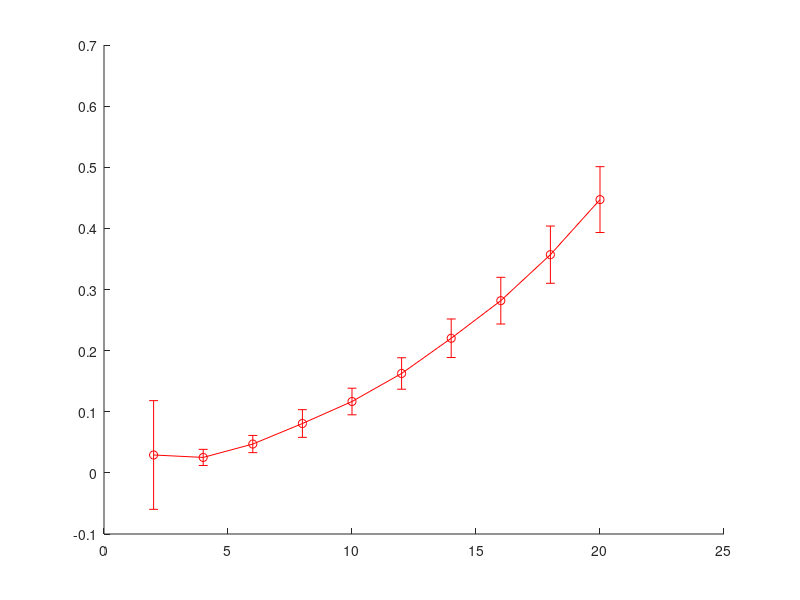

MATLAB code to generate this figure: (Note: this script raises an error after producing the figure.)
% graphs
%  used for the graphs in the following paper
%  "Density Estimation in Infinite Dimensional Exponential Families" 
%   by Bharath Sriperumbudur, Kenji Fukumizu, Arthur Gretton, Aapo
%   Hyvarinen and Revant Kumar, Journal of Machine Learning Research 2017 
%--------------------------------------------------------------------------

close all;

PRN=1;


dim=[2 4 6 8 10 12 14 16 18 20];
n=[100 200 300 400 500];

%  Gaussian 



kde_gauss_d=[
500	2	0.027008	0.015778	0.991078	0.003904
500	4	0.110518	0.010424	0.980256	0.005765
500	6	0.289641	0.018392	0.963430	0.007449
500	8	0.564937	0.031854	0.940379	0.008713
500	10	0.929083	0.042940	0.911176	0.010306
500	12	1.376057	0.052803	0.875832	0.011363
500	14	1.886278	0.069615	0.838066	0.012321
500	16	2.451274	0.081074	0.796901	0.010858
500	18	3.059019	0.089798	0.750554	0.014849
500	20	3.712199	0.102881	0.701854	0.024851
];

kde_gauss_n=[
100	7	0.430135	0.055803	0.881111	0.024101
200	7	0.416414	0.042877	0.925579	0.017328
300	7	0.419343	0.031322	0.943024	0.009971
400	7	0.416585	0.023343	0.946368	0.008726
500	7	0.413765	0.024421	0.953360	0.007319
];

score_gauss_d = [
500	2	0.029271	0.088894	9.967109e-01	7.058296e-03
500	4	0.025286	0.013200	9.974033e-01	1.956023e-03
500	6	0.047184	0.014078	9.957782e-01	1.486380e-03
500	8	0.080765	0.022615	9.927796e-01	4.308311e-03
500	10	0.116766	0.021746	9.904412e-01	3.600105e-03
500	12	0.162620	0.025723	9.872208e-01	3.266548e-03
500	14	0.220234	0.031539	9.836682e-01	3.460585e-03
500	16	0.281739	0.038204	9.796329e-01	4.685804e-03
500	18	0.357014	0.046828	9.762506e-01	3.751798e-03
500	20	0.447096	0.053868	9.718895e-01	5.225880e-03
];

score_gauss_n=[
100	7	0.297618	0.100766	9.776322e-01	6.002034e-03
200	7	0.146044	0.052354	9.874892e-01	4.742516e-03
300	7	0.096406	0.029817	9.908737e-01	4.860536e-03
400	7	0.078637	0.021061	9.925466e-01	3.483150e-03
500	7	0.063273	0.016809	9.943615e-01	1.978836e-03
];



figure
errorbar(score_gauss_d(:,2),score_gauss_d(:,3),score_gauss_d(:,4),...
    'ro-','LineWidth', 2,'MarkerFaceColor','r');
axis([1 21 0 4]);
xlabel('Dimension','FontName','Arial','FontSize',18);
ylabel('Socre objective function','FontName','Arial','FontSize',18);
hold on;
errorbar(kde_gauss_d(:,2),kde_gauss_d(:,3),kde_gauss_d(:,4),...
    'bs:','LineWidth', 2,'MarkerFaceColor','b');
legend('Score match', 'KDE','Location','Northwest');
set(gca,'FontName','Arial','FontSize',18);
title('Gaussian distribution: n = 500');
hold off;
if PRN
    fgname=sprintf('Gauss_dimension_score_new.eps');
    print('-depsc', fgname);
end

figure
errorbar(score_gauss_n(:,1),score_gauss_n(:,3),score_gauss_n(:,4),...
    'ro-','LineWidth', 2,'MarkerFaceColor','r');
axis([50 550 0 0.6]);
xlabel('Sample Size','FontName','Arial','FontSize',18);
ylabel('Socre objective function','FontName','Arial','FontSize',18);
hold on;
errorbar(kde_gauss_n(:,1),kde_gauss_n(:,3),kde_gauss_n(:,4),...
    'bs:','LineWidth', 2,'MarkerFaceColor','b');
legend('Score match', 'KDE');
set(gca,'FontName','Arial','FontSize',18);
title('Gaussian distribution: d = 7');
hold off;
if PRN
    fgname=sprintf('Gauss_datasize_score_new.eps');
    print('-depsc', fgname);
end

%correlation
figure
errorbar(score_gauss_d(:,2),score_gauss_d(:,5),score_gauss_d(:,6),...
    'ro-','LineWidth', 2,'MarkerFaceColor','r');
axis([1 21 0.65 1.0]);
xlabel('Dimension','FontName','Arial','FontSize',18);
ylabel('Correlation','FontName','Arial','FontSize',18);
hold on;
errorbar(kde_gauss_d(:,2),kde_gauss_d(:,5),kde_gauss_d(:,6),...
    'bs:','LineWidth', 1.5,'MarkerFaceColor','b');
legend('Score match', 'KDE','Location','Southwest');
set(gca,'FontName','Arial','FontSize',18);
title('Gaussian distribution: n = 500');
hold off;
if PRN
    fgname=sprintf('Gauss_dimensoin_corr_new.eps');
    print('-depsc', fgname);
end

figure
errorbar(score_gauss_n(:,1),score_gauss_n(:,5),score_gauss_n(:,6),...
    'ro-','LineWidth', 2,'MarkerFaceColor','r');
axis([50 550 0.8 1]);
xlabel('Sample Size','FontName','Arial','FontSize',18);
ylabel('Correlation','FontName','Arial','FontSize',18);
hold on;
errorbar(kde_gauss_n(:,1),kde_gauss_n(:,5),kde_gauss_n(:,6),...
    'bs:','LineWidth', 2,'MarkerFaceColor','b');
legend('Score match', 'KDE','Location','Southeast');
set(gca,'FontName','Arial','FontSize',18);
title('Gaussian distribution: d = 7');
hold off;
if PRN
    fgname=sprintf('Gauss_datasize_corr_new.eps');
    print('-depsc', fgname);
end



%  Gaussian mixture

kde_gm_d=[
300 2 0.044640 0.016120 0.983560 0.006628
300 4 0.207280 0.055036 0.962107 0.011940
300 6 0.325189 0.097650 0.917177 0.018596
300 8 0.554308 0.043383 0.877444 0.033603
300 10 0.892611 0.094547 0.838866 0.050134
300 12 1.302024 0.177183 0.797976 0.064770
300 14 1.768008 0.279702 0.747725 0.077537
300 16 2.278649 0.410303 0.695050 0.088735
300 18 2.845143 0.560605 0.652686 0.089329
300 20 3.419712 0.726264 0.604779 0.096062
];

kde_gm_n=[
100    7    0.683516    0.331054    0.836487    0.053165
200    7    0.461754    0.146331    0.865775    0.038885
300    7    0.418918    0.031846    0.895939    0.024422
400    7    0.420578    0.032010    0.918667    0.011914
500    7    0.412799    0.021251    0.929500    0.013148
];

score_gm_d = [
300	2	0.149466	0.072206	9.295429e-01	2.318078e-02
300	4	0.197329	0.016823	9.245088e-01	2.112997e-02
300	6	0.302679	0.022612	9.138348e-01	3.150892e-02
300	8	0.410021	0.033810	9.112762e-01	2.409625e-02
300	10	0.502006	0.047139	9.027640e-01	3.273237e-02
300	12	0.603765	0.061444	9.005135e-01	2.665879e-02
300	14	0.721420	0.071264	8.933337e-01	3.097286e-02
300	16	0.846234	0.085084	8.900202e-01	3.598744e-02
300	18	0.989568	0.090535	8.838647e-01	3.272485e-02
300	20	1.165564	0.107757	8.727604e-01	3.923815e-02
];

score_gm_n=[
100	7	0.639280	0.102966	8.947028e-01	3.657254e-02
200	7	0.430522	0.042310	9.019187e-01	4.383203e-02
300	7	0.360312	0.035215	9.112326e-01	3.314864e-02
400	7	0.326811	0.029468	9.038860e-01	4.269999e-02
500	7	0.306099	0.032819	9.075245e-01	3.021784e-02
];

figure
errorbar(score_gm_d(:,2),score_gm_d(:,3),2.*score_gm_d(:,4),'ro-','LineWidth', 2,'MarkerFaceColor','r');
axis([0 21 0 5]);
xlabel('Dimension','FontName','Arial','FontSize',18);
ylabel('Score objective function','FontName','Arial','FontSize',18);
hold on;
errorbar(kde_gm_d(:,2),kde_gm_d(:,3),2.*kde_gm_d(:,4),'bs:','LineWidth', 2,'MarkerFaceColor','b');
legend('Score match', 'KDE','Location','Northwest');
set(gca,'FontName','Arial','FontSize',18);
title('Gaussian mixture: n = 300');
hold off;
if PRN
    fgname=sprintf('GM_dimension_score_new.eps');
    print('-depsc', fgname);
end

figure
errorbar(score_gm_n(:,1),score_gm_n(:,3),2.*score_gm_n(:,4),'ro-','LineWidth', 2,'MarkerFaceColor','r');
axis([50 550 0 1]);
xlabel('Sample Size','FontName','Arial','FontSize',18);
ylabel('Score objective function','FontName','Arial','FontSize',18);
hold on;
errorbar(kde_gm_n(:,1),kde_gm_n(:,3),2.*kde_gm_n(:,4),'bs:','LineWidth', 2,'MarkerFaceColor','b');
legend('Score match', 'KDE');
set(gca,'FontName','Arial','FontSize',18);
title('Gaussian mixture: d = 7');
hold off;
if PRN
    fgname=sprintf('GM_datasize_score_new.eps');
    print('-depsc', fgname);
end


%correlation
figure
errorbar(score_gm_d(:,2),score_gm_d(:,5),2.*score_gm_d(:,6),'ro-','LineWidth', 2,'MarkerFaceColor','r');
axis([0 21 0.5 1]);
xlabel('Dimension','FontName','Arial','FontSize',18);
ylabel('Correlation','FontName','Arial','FontSize',18);
hold on;
errorbar(kde_gm_d(:,2),kde_gm_d(:,5),2.*kde_gm_d(:,6),'bs:','LineWidth', 2,'MarkerFaceColor','b');
legend('Score match', 'KDE','Location','Southwest');
set(gca,'FontName','Arial','FontSize',18);
title('Gaussian mixture: n = 300');
hold off;
if PRN
    fgname=sprintf('GM_dimension_corr_new.eps');
    print('-depsc', fgname);
end

figure
errorbar(score_gm_n(:,1),score_gm_n(:,5),2.*score_gm_n(:,6),'ro-','LineWidth', 2,'MarkerFaceColor','r');
axis([50 550 0.7 1]);
xlabel('Sample Size','FontName','Arial','FontSize',18);
ylabel('Correlation','FontName','Arial','FontSize',18);
hold on;
errorbar(kde_gm_n(:,1),kde_gm_n(:,5),2.*kde_gm_n(:,6),'bs:','LineWidth', 2,'MarkerFaceColor','b');
legend('Score match', 'KDE','Location','Southeast');
set(gca,'FontName','Arial','FontSize',18);
title('Gaussian mixture: d = 7');
hold off;
if PRN
    fgname=sprintf('GM_datasize_corr_new.eps');
    print('-depsc', fgname);
end






